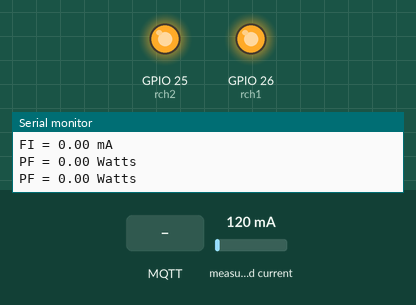
Simulated run of this sketch. Board: ESP32. Shown: output pins drawn as LEDs (lit = HIGH), the last lines printed to the serial monitor. The test bench sets the inputs (shaded band); at power-on: measured current 120 mA. WiFi joins after 1.5 s; servers stay silent unless stated; no MQTT or app messages arrive unless stated.

Above: at 2.7 s.
2.8 s: MQTT message "1" arrives on the first subscribed topic
At 7.1 s:
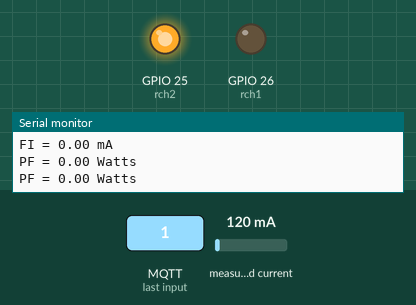
13.3 s: MQTT message "0" arrives on the first subscribed topic
At 18.0 s:
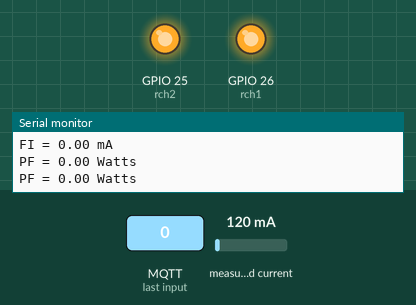
18.5 s: MQTT message "1" arrives on the second subscribed topic
At 23.2 s:
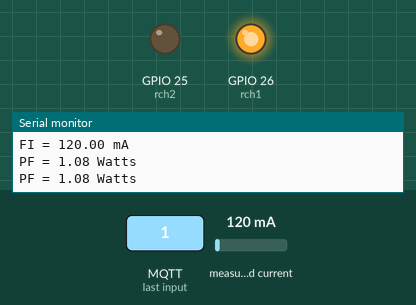
Timing chart, 0 to 24.6 s (numbered marks = the images above; inputs shaded):
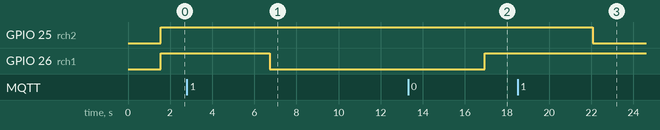

Measured:
- after the input at 2.8 s, GPIO 26 (rch1): HIGH → LOW after 3.9 s
- after the input at 13.3 s, GPIO 26 (rch1): LOW → HIGH after 3.6 s
- after the input at 18.5 s, GPIO 25 (rch2): HIGH → LOW after 3.6 s

The sketch:

SmartMetering.ino
```cpp
#include "ACS712.h"
#include <WiFi.h>
#include <WiFiClient.h>
#include <BlynkSimpleEsp32.h>
#include <PubSubClient.h>

int daya;
// Add your MQTT Broker IP address, example:
const char* mqtt_server = "192.168.43.87";

WiFiClient espClient;
PubSubClient client(espClient);

long lastMsg = 0;
char msg[50];
int value = 0;

//char auth[] = "zUTOKy7Aq19qUXRkT78CyBEY-JEzc3po";
char ssid[] = "Shinogamimobile";
char pass[] = "erinachana";

float totP = 0;
float totPSmart = 0;
float totWFan = 0;


/*
  This example shows how to measure the power consumption
  of devices in 230V electrical system
  or any other system with alternative current
*/

// We have 30 amps version sensor connected to A0 pin of arduino
// Replace with your version if necessary
ACS712 sensor(ACS712_05B, 32);


const int rch1 = 26;
const int rch2 = 25;
bool count;
bool count2;
void setup() {
  Serial.begin(9600);
  pinMode(rch1, OUTPUT);
  pinMode(rch2, OUTPUT);
  client.setServer(mqtt_server, 1883);
  client.setCallback(callback);
  //  pinMode(ledpin, OUTPUT);
  //  pinMode(ldr, INPUT);
  delay(10);
  Serial.print("connecting to....");
  Serial.println(ssid);
  WiFi.begin(ssid, pass);
  int wifi_ctr = 0;
  while (WiFi.status() != WL_CONNECTED) {
    delay(500);
    Serial.print(".");
  }
  Serial.println("WiFi connected");

  // calibrate() method calibrates zero point of sensor,
  // It is not necessary, but may positively affect the accuracy
  // Ensure that no current flows through the sensor at this moment
  // If you are not sure that the current through the sensor will not leak during calibration - comment out this method
  Serial.println("Calibrating... Ensure that no current flows through the sensor at this moment");
  sensor.calibrate();
  Serial.println("Done!");
  digitalWrite(rch1, HIGH);
  digitalWrite(rch2, HIGH);
}

void callback(char* topic, byte* message, unsigned int length) {
  Serial.print("Message arrived on topic: ");
  Serial.print(topic);
  Serial.print(". Message: ");
  String messageTemp;
  String messageTemp2;
  String messageTemp3;

  for (int i = 0; i < length; i++) {
    Serial.print((char)message[i]);
    messageTemp += (char)message[i];
  }

  for (int i = 0; i < length; i++) {
    Serial.print((char)message[i]);
    messageTemp2 += (char)message[i];
  }

  for (int i = 0; i < length; i++) {
    Serial.print((char)message[i]);
    messageTemp3 += (char)message[i];
  }
  //    Control Fan
  if (String(topic) == "esp32/fan") {
    Serial.print("Changing output to ");
    if (messageTemp == "1") {
      Serial.println("on");
      //      digitalWrite(ledpin, HIGH);
      digitalWrite(rch2, LOW);
      count2 = true;
    }
    else if (messageTemp == "0") {
      Serial.println("off");
      //      digitalWrite(ledpin, LOW);
      digitalWrite(rch2, HIGH);
      count2 = false;
    }
  }
  //  LAMP
  if (String(topic) == "esp32/lamp") {
    Serial.print("Changing output to ");
    if (messageTemp == "1") {
      Serial.println("on");
      //      digitalWrite(ledpin, HIGH);
      digitalWrite(rch1, LOW);
      count = true;
    }
    else if (messageTemp == "0") {
      Serial.println("off");
      //      digitalWrite(ledpin, LOW);
      digitalWrite(rch1, HIGH);
      count = false;
    }
  }

  //Auto Control
  if (String(topic) == "esp32/totDayaLamp") {
    int dayaprev = messageTemp3.toInt();
    daya = daya + dayaprev;
    Serial.println("Changing output to " + daya);

  }
  Serial.println();

}

void reconnect() {
  // Loop until we're reconnected
  while (!client.connected()) {
    Serial.print("Attempting MQTT connection...");
    // Attempt to connect
    if (client.connect("ESP32Client")) {
      Serial.println("connected");
      // Subscribe
      client.subscribe("esp32/lamp");
      client.subscribe("esp32/fan");
      client.subscribe("esp32/totDayalamp");
    } else {
      Serial.print("failed, rc=");
      Serial.print(client.state());
      Serial.println(" try again in 5 seconds");
      // Wait 5 seconds before retrying
      delay(3000);
    }
  }
}


void loop() {

  if (!client.connected()) {
    reconnect();
  }
  client.loop();
  // We use 230V because it is the common standard in European countries
  // Change to your local, if necessary
  float U = 220;
  float I;
  float FU = 9;
  float FI;
  if (count == true) {
    I = sensor.getCurrentAC();
    I *= 1000;
  }

  else {
    I = 0;
  }

  if (count2 == true) {
    FI = sensor.getCurrentDC();
    FI *= 1000;
//    FI += 600;
  }

  else {
    FI = 0;
  }

  // To measure current we need to know the frequency of current
  // By default 50Hz is used, but you can specify desired frequency
  // as first argument to getCurrentAC() method, if necessary


  // To calculate the power we need voltage multiplied by current
  float P = U * I / 1000;

  totPSmart = totPSmart + P;
  totP = totP + P;
  if (totPSmart >= 10000) {
    digitalWrite(rch1, HIGH);
    count = false;
    totPSmart = 0;
  }

  float PF = FU * FI / 1000;

  totWFan = totWFan + PF;
  if (totWFan >= 10000) {
    digitalWrite(rch2, HIGH);
    count2 = false;
    totWFan = 0;
  }

  Serial.println(String("I = ") + I + " mA");
  Serial.println(String("P = ") + P + " Watts");
  Serial.println(String("totP = ") + totP + " Watts");
  Serial.println(String("daya = ") + daya + " Watts");
  Serial.println();
  Serial.println(String("FI = ") + FI + " mA");
  Serial.println(String("PF = ") + PF + " Watts");
  Serial.println(String("PF = ") + totWFan + " Watts");
  Serial.println();


  long now = millis();
  if (now - lastMsg > 100) {
    lastMsg = now;

    char tempStringLamp[8];
    char tempStringFan[8];
    char tempStringtotP[8];
    char tempStringtotWFan[8];

    dtostrf(P, 1, 2, tempStringLamp);
    dtostrf(PF, 1, 2, tempStringFan);
    dtostrf(totP, 1, 2, tempStringtotP);
    dtostrf(totWFan, 1, 2, tempStringtotWFan);


    client.publish("esp32/dayalamp", tempStringLamp);
    client.publish("esp32/dayafan", tempStringFan);
    client.publish("esp32/totDayaLamp", tempStringtotP);
    client.publish("esp32/totDayaFan", tempStringtotWFan);

    delay(5000);
  }

}
```
